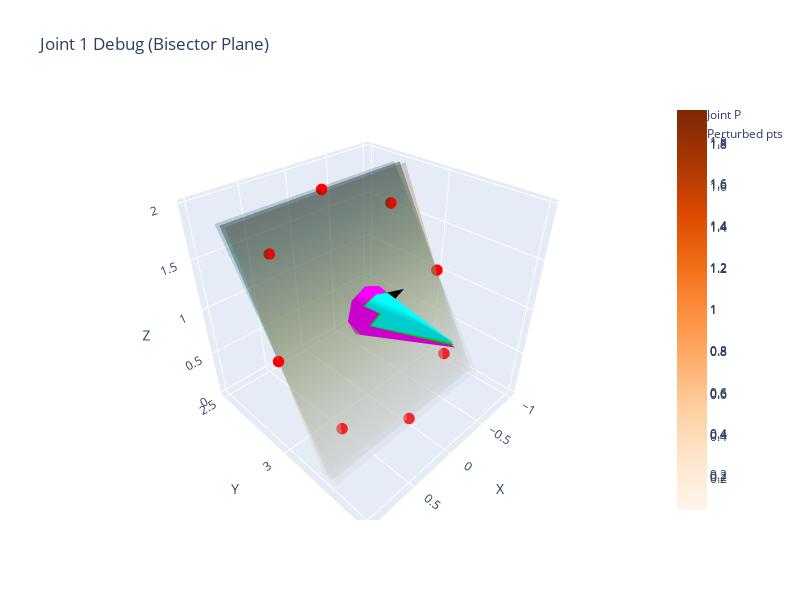

Notebook source saved alongside this figure:
### Code cell
import numpy as np
import plotly.graph_objs as go

def plot_joint_debug_with_bisector(global_wps, joint_index, r_max):
    """
    Debug a single joint in 3D:
      * Original waypoint (blue)
      * 8 perturbed samples (red) around the bisector plane
      * Bisector plane (light green)
      * Segment1 plane (light blue) and Segment2 plane (light orange)
      * Arrows for u,v (bases), pn (joint normal), d1 & d2 (segment normals)
    """
    P_prev = global_wps[joint_index - 1]
    P      = global_wps[joint_index]
    P_next = global_wps[joint_index + 1]

    # 1) Segment directions
    d1 = (P - P_prev); d1 /= np.linalg.norm(d1)
    d2 = (P_next - P);  d2 /= np.linalg.norm(d2)

    # 2) Joint plane normal
    pn = np.cross(d1, d2)
    if np.linalg.norm(pn) < 1e-8:
        pn = np.cross(d1, [1,0,0])
    pn /= np.linalg.norm(pn)

    # 3) Bisector normal between the two segment-planes
    bis_n = d1 + d2
    if np.linalg.norm(bis_n) < 1e-8:
        bis_n = d1
    bis_n /= np.linalg.norm(bis_n)

    # 4) Basis for bisector plane
    v_bis = np.cross(bis_n, pn)
    v_bis /= np.linalg.norm(v_bis)

    # 5) Compute 8 perturbed points around bisector
    angles = np.linspace(0, 2*np.pi, 8, endpoint=False)
    perturbed = np.array([
        P + r_max*(np.cos(phi)*pn + np.sin(phi)*v_bis)
        for phi in angles
    ])

    for phi in angles:
        direction = np.cos(phi)*pn + np.sin(phi)*v_bis
        pt = P + r_max * direction
        # print(f"Perturbed joint {joint_index} at angle {phi:.2f} rad: {pt} with basis {pn}, {v_bis}, direction {direction}")

    # 6) Build a grid for the bisector plane
    grid = np.linspace(-r_max, r_max, 20)
    S, T = np.meshgrid(grid, grid)
    bisector_plane = P + S[:,:,None]*pn + T[:,:,None]*v_bis

    # 7) Original segment-planes (for reference):
    #    plane1 normal = d1, span by pn & (d1×pn)
    b2 = np.cross(d1, pn); b2/=np.linalg.norm(b2)
    plane1 = P + S[:,:,None]*pn + T[:,:,None]*b2
    #    plane2 normal = d2, span by pn & (d2×pn)
    b4 = np.cross(d2, pn); b4/=np.linalg.norm(b4)
    plane2 = P + S[:,:,None]*pn + T[:,:,None]*b4

    # 8) Plot
    fig = go.Figure()
    # Original
    fig.add_trace(go.Scatter3d(
        x=[P[0]], y=[P[1]], z=[P[2]],
        mode='markers', marker=dict(size=6,color='blue'),
        name='Joint P'
    ))
    # Perturbed
    fig.add_trace(go.Scatter3d(
        x=perturbed[:,0], y=perturbed[:,1], z=perturbed[:,2],
        mode='markers', marker=dict(size=4,color='red'),
        name='Perturbed pts'
    ))
    # Arrows: segment normals d1,d2
    for vec, col, nm in [(d1,'cyan','d1'), (d2,'magenta','d2'),
                         (pn,'black','pn'), (bis_n,'lime','bisector normal')]:
        fig.add_trace(go.Cone(
            x=[P[0]], y=[P[1]], z=[P[2]],
            u=[vec[0]], v=[vec[1]], w=[vec[2]],
            sizemode='absolute', sizeref=r_max*0.5,
            anchor='tail',
            showscale=False,
            colorscale=[[0,col],[1,col]],
            name=nm
        ))
    # Surfaces: bisector, plane1, plane2
    fig.add_trace(go.Surface(
        x=bisector_plane[:,:,0],
        y=bisector_plane[:,:,1],
        z=bisector_plane[:,:,2],
        opacity=0.4,
        colorscale='Greens',
        name='Bisector plane'
    ))
    fig.add_trace(go.Surface(
        x=plane1[:,:,0],
        y=plane1[:,:,1],
        z=plane1[:,:,2],
        opacity=0.2,
        colorscale='Blues',
        name='Segment1 plane'
    ))
    fig.add_trace(go.Surface(
        x=plane2[:,:,0],
        y=plane2[:,:,1],
        z=plane2[:,:,2],
        opacity=0.2,
        colorscale='Oranges',
        name='Segment2 plane'
    ))

    fig.update_layout(
      title=f"Joint {joint_index} Debug (Bisector Plane)",
      scene=dict(
        xaxis_title='X', 
        yaxis_title='Y', 
        zaxis_title='Z',
        aspectmode='cube'
      ),
      width=800, height=600
    )
    fig.show()

# Pick any joint index in [1..K-2] and your chosen r_max
plot_joint_debug_with_bisector(global_wps, joint_indices[0], r_max)

### Figure 1 — Plotly figure (JSON) as saved in the notebook; plotly's stock layout.template omitted (floating-point values rounded to 4 significant figures; data arrays with more than 128 entries replaced by an {"elided": "..."} marker saying what was removed)
{"data": [{"marker": {"color": "blue", "size": 6}, "mode": "markers", "name": "Joint P", "type": "scatter3d", "x": [0], "y": [3], "z": [1]}, {"marker": {"color": "red", "size": 4}, "mode": "markers", "name": "Perturbed pts", "type": "scatter3d", "x": [-1.0, -0.7071, -6.123e-17, 0.7071, 1.0, 0.7071, 1.837e-16, -0.7071], "y": [3.0, 2.802, 2.72, 2.802, 3.0, 3.198, 3.28, 3.198], "z": [1.0, 1.679, 1.96, 1.679, 1.0, 0.3211, 0.03988, 0.3211]}, {"anchor": "tail", "colorscale": [[0, "cyan"], [1, "cyan"]], "name": "d1", "showscale": false, "sizemode": "absolute", "sizeref": 0.5, "type": "cone", "u": [0], "v": [0.9487], "w": [0.3162], "x": [0], "y": [3], "z": [1]}, {"anchor": "tail", "colorscale": [[0, "magenta"], [1, "magenta"]], "name": "d2", "showscale": false, "sizemode": "absolute", "sizeref": 0.5, "type": "cone", "u": [0], "v": [0.9701], "w": [0.2425], "x": [0], "y": [3], "z": [1]}, {"anchor": "tail", "colorscale": [[0, "black"], [1, "black"]], "name": "pn", "showscale": false, "sizemode": "absolute", "sizeref": 0.5, "type": "cone", "u": [-1], "v": [0], "w": [0], "x": [0], "y": [3], "z": [1]}, {"anchor": "tail", "colorscale": [[0, "lime"], [1, "lime"]], "name": "bisector normal", "showscale": false, "sizemode": "absolute", "sizeref": 0.5, "type": "cone", "u": [0], "v": [0.9601], "w": [0.2796], "x": [0], "y": [3], "z": [1]}, {"colorscale": [[0, "rgb(247,252,245)"], [0.125, "rgb(229,245,224)"], [0.25, "rgb(199,233,192)"], [0.375, "rgb(161,217,155)"], [0.5, "rgb(116,196,118)"], [0.625, "rgb(65,171,93)"], [0.75, "rgb(35,139,69)"], [0.875, "rgb(0,109,44)"], [1, "rgb(0,68,27)"]], "name": "Bisector plane", "opacity": 0.4, "type": "surface", "x": {"elided": "20x20 float values"}, "y": {"elided": "20x20 float values"}, "z": {"elided": "20x20 float values"}}, {"colorscale": [[0, "rgb(247,251,255)"], [0.125, "rgb(222,235,247)"], [0.25, "rgb(198,219,239)"], [0.375, "rgb(158,202,225)"], [0.5, "rgb(107,174,214)"], [0.625, "rgb(66,146,198)"], [0.75, "rgb(33,113,181)"], [0.875, "rgb(8,81,156)"], [1, "rgb(8,48,107)"]], "name": "Segment1 plane", "opacity": 0.2, "type": "surface", "x": {"elided": "20x20 float values"}, "y": {"elided": "20x20 float values"}, "z": {"elided": "20x20 float values"}}, {"colorscale": [[0, "rgb(255,245,235)"], [0.125, "rgb(254,230,206)"], [0.25, "rgb(253,208,162)"], [0.375, "rgb(253,174,107)"], [0.5, "rgb(253,141,60)"], [0.625, "rgb(241,105,19)"], [0.75, "rgb(217,72,1)"], [0.875, "rgb(166,54,3)"], [1, "rgb(127,39,4)"]], "name": "Segment2 plane", "opacity": 0.2, "type": "surface", "x": {"elided": "20x20 float values"}, "y": {"elided": "20x20 float values"}, "z": {"elided": "20x20 float values"}}], "layout": {"height": 600, "scene": {"aspectmode": "cube", "xaxis": {"title": {"text": "X"}}, "yaxis": {"title": {"text": "Y"}}, "zaxis": {"title": {"text": "Z"}}}, "title": {"text": "Joint 1 Debug (Bisector Plane)"}, "width": 800}}
